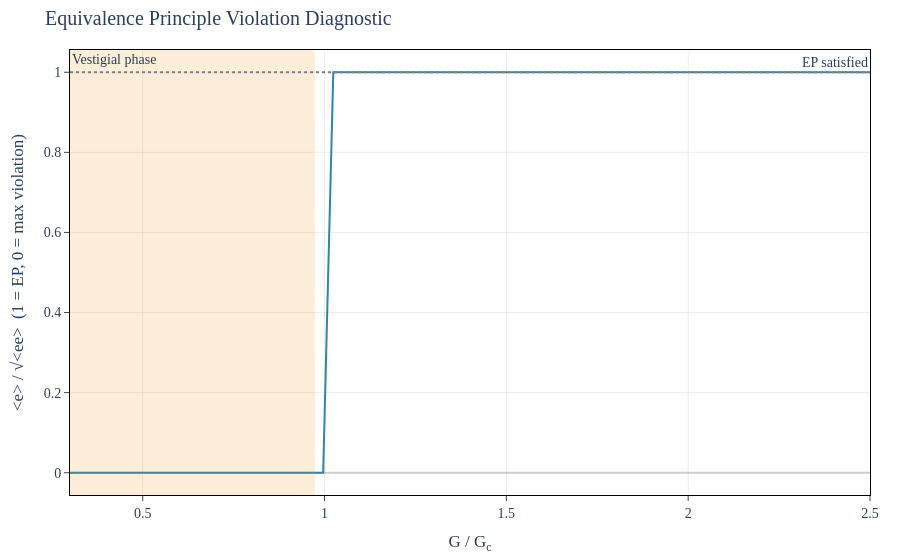

Notebook source saved alongside this figure:
### Markdown cell above
## 7. Equivalence Principle Violation

In the vestigial phase, the metric $g_{\mu\nu}$ exists but the tetrad $e^a_\mu$ does not have a VEV. This creates a physical distinction:

- **Bosons** (scalars, vectors) couple to $g_{\mu\nu}$ via $\sqrt{-g}$ and see normal gravity
- **Fermions** require $e^a_\mu$ for the spin connection $\omega^{ab}_\mu$; without a tetrad VEV, the fermionic covariant derivative is modified

The EP violation can be quantified by the ratio $\langle e \rangle / \sqrt{\langle ee \rangle}$: this is 1 in the full tetrad phase and 0 in the vestigial phase.

### Code cell
# EP violation diagnostic across coupling
ratios_fine = np.linspace(0.3, 2.5, 80)
ep_violation = []
phases_fine = []

for r in ratios_fine:
    result = full_mean_field_analysis(G=r * G_c, Lambda=LAMBDA, N_f=N_F)
    metric_scale = np.sqrt(max(result.G_metric, 1e-30))
    ep_ratio = result.C_tetrad / metric_scale if metric_scale > 1e-15 else 0.0
    ep_violation.append(ep_ratio)
    phases_fine.append(result.phase)

fig = go.Figure()

fig.add_trace(
    go.Scatter(
        x=ratios_fine,
        y=ep_violation,
        mode="lines",
        name="<e> / sqrt(<ee>)",
        line=dict(color=COLORS["Steinhauer"], width=2),
    )
)

# Shade vestigial window
if diagram_mf.vestigial_exists:
    fig.add_vrect(
        x0=diagram_mf.vestigial_window[0],
        x1=diagram_mf.vestigial_window[1],
        fillcolor=COLORS["Trento"],
        opacity=0.15,
        line_width=0,
        annotation_text="Vestigial phase",
        annotation_position="top left",
    )

fig.add_hline(
    y=1.0,
    line_dash="dot",
    line_color="grey",
    annotation_text="EP satisfied",
    annotation_position="top right",
)

apply_layout(
    fig,
    title="Equivalence Principle Violation Diagnostic",
    xaxis_title="G / G<sub>c</sub>",
    yaxis_title="<e> / \u221a<ee>  (1 = EP, 0 = max violation)",
)
fig.show()

### Figure 1 — Plotly figure (JSON) as saved in the notebook; plotly's stock layout.template omitted (floating-point values rounded to 4 significant figures)
{"data": [{"line": {"color": "#2E86AB", "width": 2}, "mode": "lines", "name": "<e> / sqrt(<ee>)", "type": "scatter", "x": [0.3, 0.3278, 0.3557, 0.3835, 0.4114, 0.4392, 0.4671, 0.4949, 0.5228, 0.5506, 0.5785, 0.6063, 0.6342, 0.662, 0.6899, 0.7177, 0.7456, 0.7734, 0.8013, 0.8291, 0.857, 0.8848, 0.9127, 0.9405, 0.9684, 0.9962, 1.024, 1.052, 1.08, 1.108, 1.135, 1.163, 1.191, 1.219, 1.247, 1.275, 1.303, 1.33, 1.358, 1.386, 1.414, 1.442, 1.47, 1.497, 1.525, 1.553, 1.581, 1.609, 1.637, 1.665, 1.692, 1.72, 1.748, 1.776, 1.804, 1.832, 1.859, 1.887, 1.915, 1.943, 1.971, 1.999, 2.027, 2.054, 2.082, 2.11, 2.138, 2.166, 2.194, 2.222, 2.249, 2.277, 2.305, 2.333, 2.361, 2.389, 2.416, 2.444, 2.472, 2.5], "y": [0, 0, 0, 0, 0, 0, 0, 0, 0, 0, 0, 0, 0, 0, 0, 0, 0, 0, 0, 0, 0, 0, 0, 0, 0, 0, 1, 1, 1, 1, 1, 1, 1, 1, 1, 1, 1, 1, 1, 1, 1, 1, 1, 1, 1, 1, 1, 1, 1, 1, 1, 1, 1, 1, 1, 1, 1, 1, 1, 1, 1, 1, 1, 1, 1, 1, 1, 1, 1, 1, 1, 1, 1, 1, 1, 1, 1, 1, 1, 1]}], "layout": {"annotations": [{"showarrow": false, "text": "Vestigial phase", "x": 0.3, "xanchor": "left", "xref": "x", "y": 1, "yanchor": "top", "yref": "y domain"}, {"showarrow": false, "text": "EP satisfied", "x": 1, "xanchor": "right", "xref": "x domain", "y": 1, "yanchor": "bottom", "yref": "y"}], "font": {"family": "CMU Serif, Computer Modern, Times New Roman, serif", "size": 14}, "margin": {"b": 60, "l": 70, "r": 30, "t": 50}, "paper_bgcolor": "white", "plot_bgcolor": "white", "shapes": [{"fillcolor": "#F18F01", "line": {"width": 0}, "opacity": 0.15, "type": "rect", "x0": 0.3, "x1": 0.9735, "xref": "x", "y0": 0, "y1": 1, "yref": "y domain"}, {"line": {"color": "grey", "dash": "dot"}, "type": "line", "x0": 0, "x1": 1, "xref": "x domain", "y0": 1, "y1": 1, "yref": "y"}], "title": {"text": "Equivalence Principle Violation Diagnostic"}, "xaxis": {"gridcolor": "rgba(0,0,0,0.08)", "linecolor": "black", "linewidth": 1, "mirror": true, "showgrid": true, "showline": true, "ticks": "outside", "title": {"text": "G / G<sub>c</sub>"}, "zeroline": true, "zerolinecolor": "rgba(0,0,0,0.2)"}, "yaxis": {"gridcolor": "rgba(0,0,0,0.08)", "linecolor": "black", "linewidth": 1, "mirror": true, "showgrid": true, "showline": true, "ticks": "outside", "title": {"text": "<e> / √<ee>  (1 = EP, 0 = max violation)"}, "zeroline": true, "zerolinecolor": "rgba(0,0,0,0.2)"}}}
